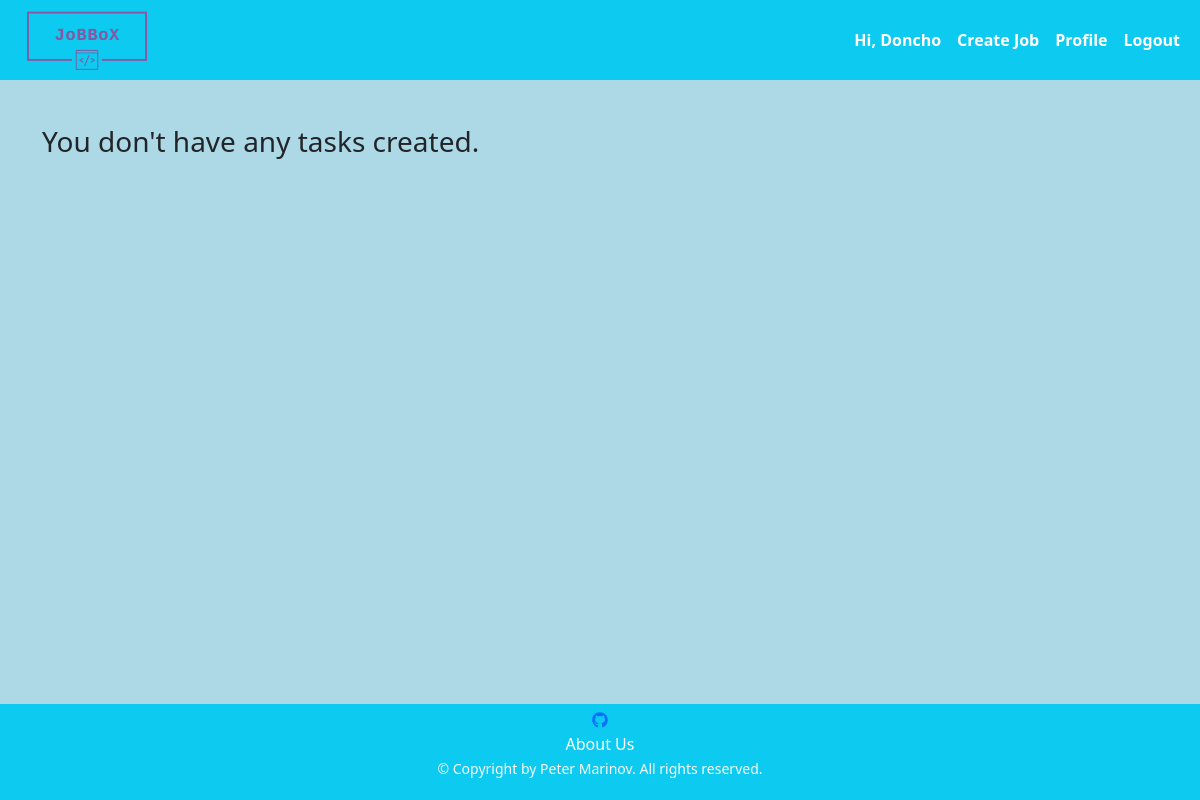
The app's page /task/ (signed in), older data.
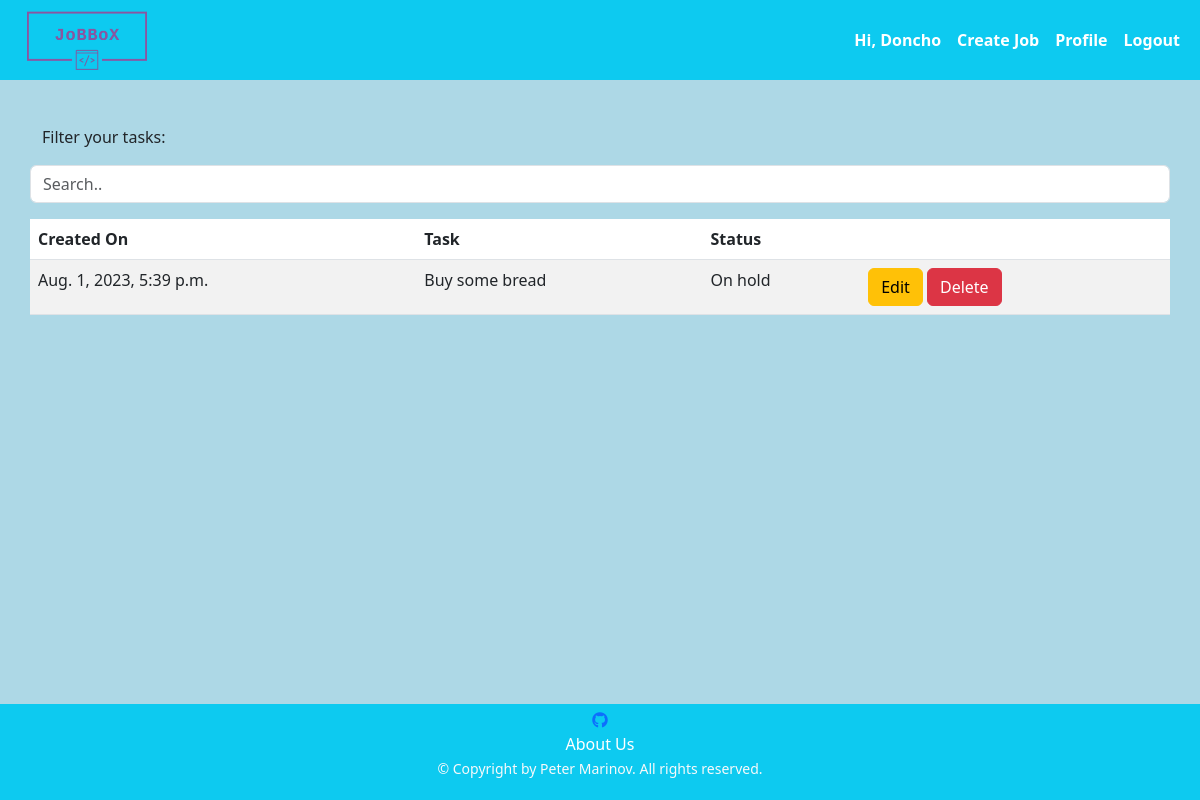
The same page, newer data.
### jobbox/task/models.py (models this page shows)
class HRTask(models.Model):
    TASK_MAX_LEN = 50
    STATUS_MAX_LEN = 20
    NOT_STARTED = 'Not started'
    WORKING = 'Working'
    ON_HOLD = 'On hold'
    DONE = 'Done'
    hr_task_choices = (
        (NOT_STARTED, NOT_STARTED),
        (WORKING, WORKING),
        (ON_HOLD, ON_HOLD),
        (DONE, DONE)
    )
    date = models.DateTimeField(
        auto_now_add=True,
    )
    task = models.CharField(
        max_length=TASK_MAX_LEN,
    )
    status = models.CharField(
        max_length=STATUS_MAX_LEN,
        choices=hr_task_choices,
        default=NOT_STARTED
    )
    user_id = models.ForeignKey(
        UserModel,
        on_delete=models.CASCADE
    )
    class Meta:
        ordering = ['pk']
        verbose_name = 'HR Task'
        verbose_name_plural = 'HR Tasks'

### jobbox/task/views.py (the view)
# urls.py: path('', ListHRTask.as_view(), name='list_hr_task'),
class ListHRTask(auth_mixins.LoginRequiredMixin, UserProfileHRAccessMixin, views.ListView):
    template_name = 'task/user_hr_tasks.html'
    model = HRTask
    def get_queryset(self):
        tasks = HRTask.objects.filter(user_id=self.request.current_user.pk)
        return tasks

### jobbox/task/views.py (called while the page is built)
    def dispatch(self, request, *args, **kwargs):
        user = self.request.current_user
        if hasattr(user, 'profilehr'):
            return super().dispatch(request, *args, **kwargs)
        raise PermissionDenied()

### middawares/middawares.py (called while the page is built)
def set_profile_middleware(get_response):
    def middleware(request, *args, **kwargs):
        if request.user.is_authenticated:
            request.current_user = request.user
        else:
            request.current_user = None
        return get_response(request, *args, **kwargs)
    return middleware

### templates/task/user_hr_tasks.html (shortened to what this page needs)
{% extends 'base.html' %}
{% block content %}
    {% if object_list %}
        <p>Filter your tasks:</p>
                <input class="form-control container-fluid mb-3" id="hrTasksTableInput" type="text" placeholder="Search..">
                <br>
                <table class="table table-hover table-striped">
                    <thead>
                    <tr>
                        <th scope="col">Created On</th>
                        <th scope="col">Task</th>
                        <th scope="col">Status</th>
                        <th scope="col"></th>
                    </tr>
                    </thead>
                    <tbody id="hrTasksTable">
                    {% for task in object_list %}
                        <tr>
                            <td>{{ task.date }}</td>
                            <td>{{ task.task }}</td>
                            <td>{{ task.status }}</td>
                            <td>
                                <a class="btn btn-warning" href="{% url 'edit_hr_task' pk=task.pk %}">Edit</a>
                                <a class="btn btn-danger" href="{% url 'delete_hr_task' pk=task.pk %}">Delete</a>
                            </td>
                        </tr>
                    {% endfor %}
                    </tbody>
                </table>
    {% else %}
        <h3>You don't have any tasks created.</h3>
    {% endif %}
{% endblock %}

Row changes from the older to the newer data that the page shows:
added HRTask: date "Aug. 1, 2023, 5:39 p.m.", task "Buy some bread", status "On hold"
Text that changed along with them:
text no longer shown: "You don't have any tasks created."
text now shown: "Filter your tasks: Created On Task Status"
